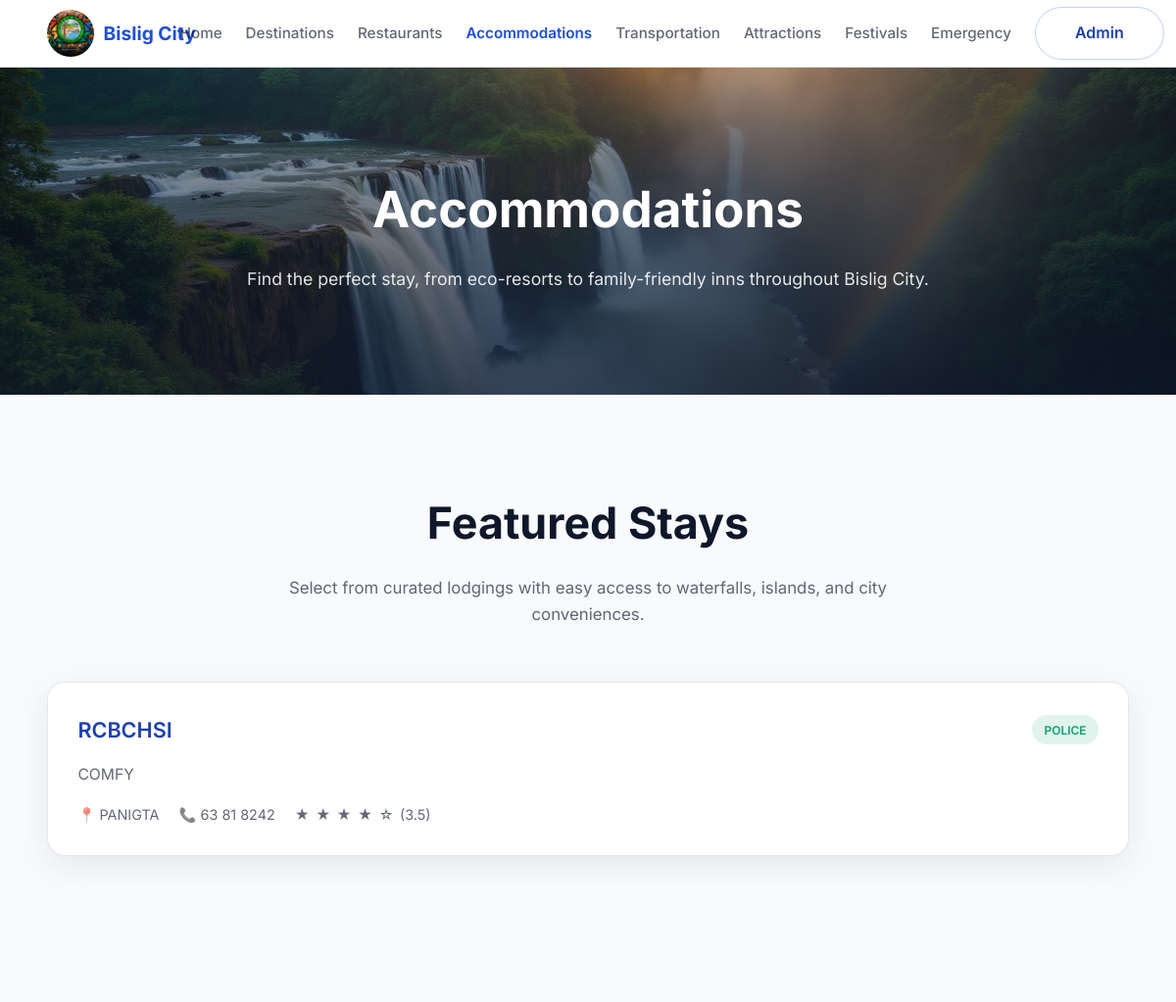
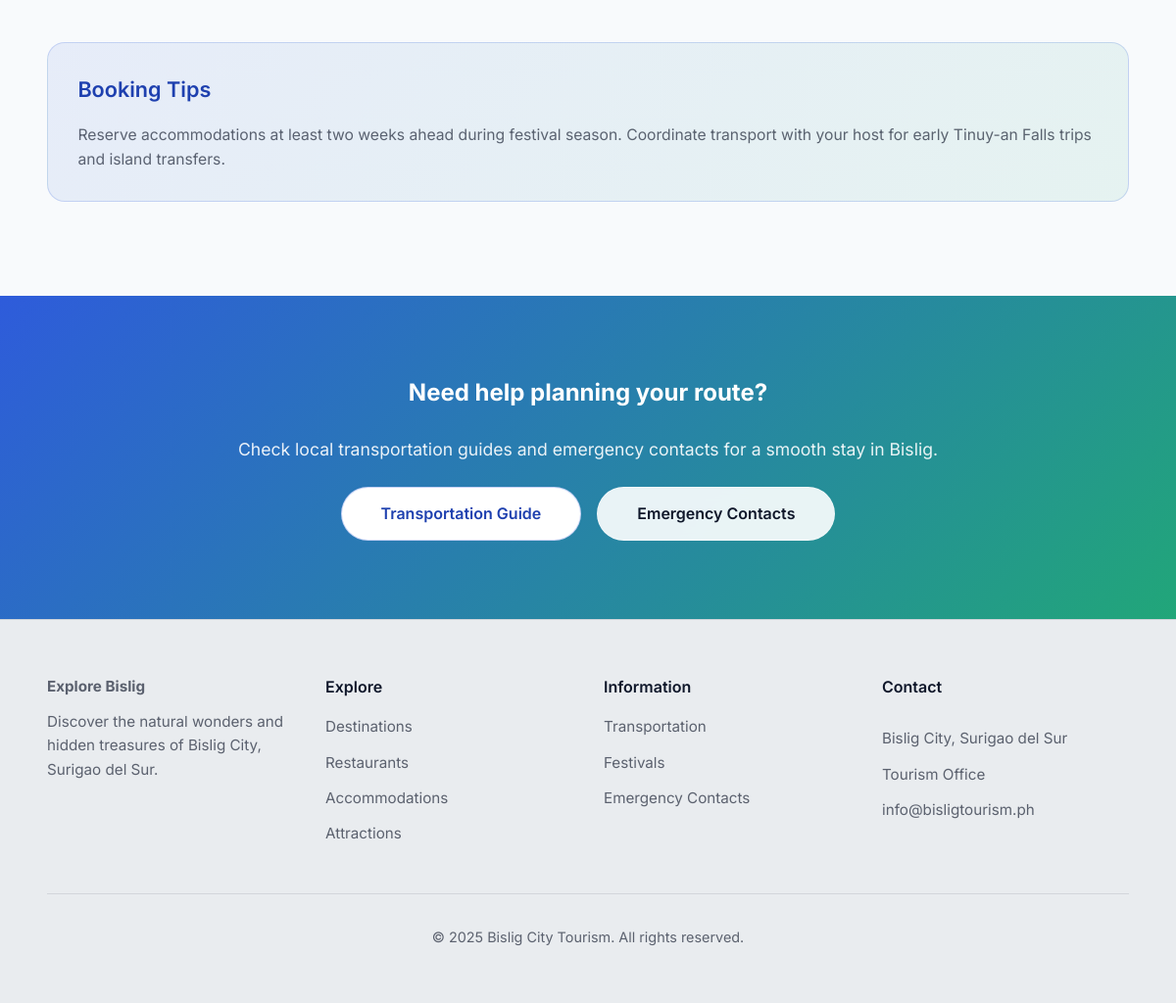
The app's page /accommodations.php with its own data (2 pictures, top to bottom).
### tables this page shows
CREATE TABLE `accommodations` (
  `id` int(11) NOT NULL,
  `name` varchar(100) NOT NULL,
  `description` text NOT NULL,
  `location` varchar(100) NOT NULL,
  `phone` varchar(20) DEFAULT NULL,
  `rating` decimal(2,1) DEFAULT 0.0,
  `badge` varchar(50) DEFAULT NULL,
  `created_at` timestamp NOT NULL DEFAULT current_timestamp(),
  `updated_at` timestamp NOT NULL DEFAULT current_timestamp() ON UPDATE current_timestamp()
);

### accommodations.php (the view, shortened to what this page needs)
<?php
include 'admin/database.php';
$result = mysqli_query($conn, "SELECT * FROM accommodations ORDER BY rating DESC");
include 'header.php';
?>
    <main>
      <section class="page-hero" style="--hero-image: url('assets/tinuyan-falls-hero.jpg');">
        <div class="container">
          <h1>Accommodations</h1>
          <p>Find the perfect stay, from eco-resorts to family-friendly inns throughout Bislig City.</p>
        </div>
      </section>
      <section class="section">
        <div class="container">
          <header class="section-header">
            <h2>Featured Stays</h2>
            <p>Select from curated lodgings with easy access to waterfalls, islands, and city conveniences.</p>
          </header>
          <div class="grid three">
            <?php if (mysqli_num_rows($result) > 0): ?>
              <?php while ($row = mysqli_fetch_assoc($result)): ?>
                <article class="card">
                  <div class="flex-between">
                    <h3><?= htmlspecialchars($row['name']) ?></h3>
                    <?php if (!empty($row['badge'])): ?>
                      <span class="badge"><?= htmlspecialchars($row['badge']) ?></span>
                    <?php endif; ?>
                  </div>
                  <p><?= htmlspecialchars($row['description']) ?></p>
                  <div class="meta">
                    <span>📍 <?= htmlspecialchars($row['location']) ?></span>
                    <?php if (!empty($row['phone'])): ?>
                      <span>📞 <?= htmlspecialchars($row['phone']) ?></span>
                    <?php endif; ?>
                    <span class="rating-stars" data-id="<?= $row['id'] ?>">
                      <?php
                        $fullStars = isset($row['rating']) ? floor($row['rating']) : 0;
                        $halfStar = (isset($row['rating']) && ($row['rating'] - $fullStars) >= 0.5) ? 1 : 0;
                        for ($i = 1; $i <= 5; $i++) {
                          if ($i <= $fullStars) {
                            echo '<span class="star" data-value="'.$i.'">&#9733;</span>';
                          } elseif ($i == $fullStars + 1 && $halfStar) {
                            echo '<span class="star" data-value="'.$i.'">&#9733;</span>';
                          } else {
                            echo '<span class="star" data-value="'.$i.'">&#9734;</span>';
                          }
                        }
                      ?>
                      <span class="rating-value">(<?= isset($row['rating']) ? number_format($row['rating'], 1) : '0.0' ?>)</span>
                    </span>
                  </div>
                </article>
              <?php endwhile; ?>
            <?php else: ?>
              <div class="card">
                <p>No accommodations available at the moment. Please check back later.</p>
              </div>
            <?php endif; ?>
          </div>
        </div>
      </section>
      <section class="section">
        <div class="container">
          <div class="card highlight">
            <h3>Booking Tips</h3>
            <p>
              Reserve accommodations at least two weeks ahead during festival season. Coordinate transport with your
              host for early Tinuy-an Falls trips and island transfers.
            </p>
          </div>
        </div>
      </section>
    </main>
    <section class="cta-section">
      <div class="container">
        <h2 class="weight-semibold">Need help planning your route?</h2>
        <p>Check local transportation guides and emergency contacts for a smooth stay in Bislig.</p>
        <div class="button-row">
          <a class="btn btn-secondary" href="transportation.php">Transportation Guide</a>
          <a class="btn btn-outline" href="emergency.php">Emergency Contacts</a>
        </div>
      </div>
    </section>
    <?php include 'footer.php'; ?>
  </body>
</html>

### styles.css (style rules this page uses)
*, *::before, *::after { box-sizing: border-box; margin: 0; padding: 0; }
:root { --color-background: #f8fafc; --color-surface: #ffffff; --color-border: rgba(15, 23, 42, 0.1); --color-text: #0f172a; --color-muted: rgba(15, 23, 42, 0.65); --color-primary: #1d4ed8; --color-primary-dark: #1e40af; --color-accent: #0f9f6e; --shadow-soft: 0 10px 35px rgba(15, 23, 42, 0.08); --shadow-hover: 0 18px 45px rgba(15, 23, 42, 0.15); font-size: 16px; }
body { font-family: "Inter", "Segoe UI", system-ui, -apple-system, sans-serif; background: var(--color-background); color: var(--color-text); line-height: 1.6; min-height: 100vh; display: flex; flex-direction: column; }
a { color: inherit; text-decoration: none; }
.container { width: min(1120px, 92vw); margin: 0 auto; }
.button-row { display: flex; flex-wrap: wrap; gap: 1rem; justify-content: center; }
.btn { display: inline-flex; align-items: center; justify-content: center; padding: 0.85rem 2.5rem; border-radius: 999px; font-size: 1rem; font-weight: 600; transition: transform 0.25s ease, box-shadow 0.25s ease, background 0.25s ease, color 0.25s ease; cursor: pointer; border: 1px solid transparent; }
.btn-outline { background: rgba(255, 255, 255, 0.9); border-color: rgba(255, 255, 255, 0.35); color: var(--color-text); backdrop-filter: blur(6px); }
.btn-secondary { background: #ffffff; color: var(--color-primary-dark); border-color: rgba(29, 78, 216, 0.25); }
.badge { display: inline-flex; align-items: center; gap: 0.4rem; padding: 0.35rem 0.75rem; border-radius: 999px; font-size: 0.75rem; font-weight: 600; background: rgba(15, 159, 110, 0.12); color: var(--color-accent); }
.page-hero { position: relative; padding: clamp(4.5rem, 10vw, 6.5rem) 0; text-align: center; color: #ffffff; overflow: hidden; }
.page-hero::before { content: ""; position: absolute; inset: 0; background-image: var(--hero-image, none); background-size: cover; background-position: center; z-index: -2; }
.page-hero::after { content: ""; position: absolute; inset: 0; background: linear-gradient(180deg, rgba(15, 23, 42, 0.35), rgba(15, 23, 42, 0.78)); z-index: -1; }
.page-hero .container { width: min(780px, 92vw); display: grid; gap: 1rem; }
.page-hero h1 { font-size: clamp(2.4rem, 6vw, 3.2rem); font-weight: 700; }
.page-hero p { font-size: clamp(1rem, 2.8vw, 1.1rem); color: rgba(255, 255, 255, 0.88); }
.section { padding: clamp(3.5rem, 8vw, 6rem) 0; }
.section-header { text-align: center; margin-bottom: 3.5rem; display: grid; gap: 1rem; }
.section-header h2 { font-size: clamp(2rem, 4vw, 2.8rem); font-weight: 700; }
.section-header p { color: var(--color-muted); font-size: 1.05rem; width: min(640px, 90vw); justify-self: center; }
.grid { display: grid; gap: 1.75rem; }
.grid.three { grid-template-columns: repeat(auto-fit, minmax(280px, 1fr)); }
.card { background: var(--color-surface); border-radius: 18px; border: 1px solid var(--color-border); padding: 1.9rem; box-shadow: var(--shadow-soft); display: grid; gap: 1rem; transition: transform 0.25s ease, box-shadow 0.25s ease; }
.card h3 { font-size: 1.35rem; font-weight: 600; color: var(--color-primary-dark); }
.card p { color: var(--color-muted); font-size: 0.98rem; }
.card .meta { display: flex; flex-wrap: wrap; gap: 0.75rem 1.25rem; font-size: 0.9rem; color: var(--color-muted); }
.card .meta span { display: inline-flex; align-items: center; gap: 0.4rem; }
.card.highlight { background: linear-gradient(135deg, rgba(29, 78, 216, 0.08), rgba(15, 159, 110, 0.08)); border: 1px solid rgba(29, 78, 216, 0.18); box-shadow: none; }
.cta-section { background: linear-gradient(135deg, rgba(29, 78, 216, 0.92), rgba(15, 159, 110, 0.92)); color: #ffffff; text-align: center; padding: clamp(3.5rem, 8vw, 5rem) 0; }
.cta-section .container { display: grid; gap: 1.5rem; width: min(720px, 94vw); }
.cta-section p { color: rgba(255, 255, 255, 0.9); font-size: 1.1rem; }
.flex-between { display: flex; align-items: center; justify-content: space-between; }
.weight-semibold { font-weight: 700; }

### records on screen
accommodations: name "RCBCHSI", badge "POLICE", description "COMFY", location "PANIGTA", phone "63 81 8242", rating "3.5"
